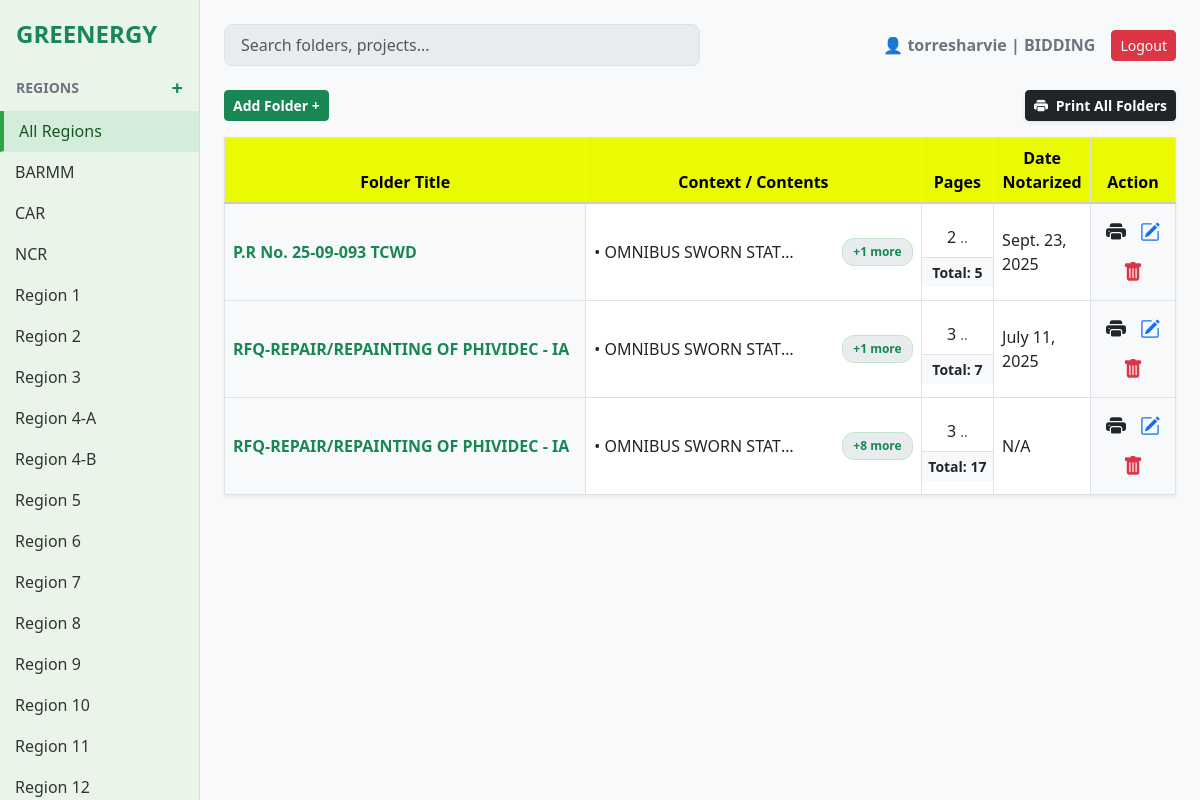
/ (signed in), run on the app's committed database.
### core/models.py (models this page shows, shortened)
class Region(models.Model):
    name = models.CharField(max_length=100, unique=True) # e.g., "Region I"

class User(AbstractUser):
    department = models.CharField(max_length=100, blank=True, null=True)

class Envelope(models.Model):
    region = models.ForeignKey(Region, on_delete=models.CASCADE)
    title = models.CharField(max_length=200) # e.g., "Greenergy 2026"
    created_at = models.DateTimeField(auto_now_add=True)
    project_entity = models.CharField(max_length=200, blank=True, null=True)
    procuring_entity = models.CharField(max_length=200, blank=True, null=True)
    sales_name = models.CharField(max_length=200, blank=True, null=True)
    created_at = models.DateTimeField(auto_now_add=True)

class Document(models.Model):
    envelope = models.ForeignKey(Envelope, on_delete=models.CASCADE, related_name='documents')
    title = models.CharField(max_length=200)  # The specific file name
    content_context = models.TextField()      # "Context" from your screenshot
    num_pages = models.IntegerField(default=1)
    date_notarized = models.DateField(null=True, blank=True)
    file_upload = models.FileField(upload_to='docs/', blank=True, null=True)

### core/views.py (the view, shortened to what this page needs)
# urls.py: path('', views.dashboard, name='dashboard'),
@login_required
def dashboard(request):
    regions_queryset = Region.objects.all()
    regions = sorted(
        regions_queryset,
        key=lambda r: [int(t) if t.isdigit() else t.lower() for t in re.split('(\d+)', r.name)]
    )
    selected_region_id = request.GET.get('region')
    envelopes = Envelope.objects.all().prefetch_related('documents')
    if selected_region_id:
        envelopes = envelopes.filter(region_id=selected_region_id)
    query = request.GET.get('q')
    for env in envelopes:
        env.total_pages = sum(doc.num_pages for doc in env.documents.all())
    context = {
        'regions': regions,
        'envelopes': envelopes,
        'selected_region_id': int(selected_region_id) if selected_region_id else None,
        'user': request.user
    }
    return render(request, 'core/dashboard.html', context)

### core/templates/core/dashboard.html (shortened to what this page needs)
<!DOCTYPE html>
<html lang="en">
<head>
    <link href="https://cdn.jsdelivr.net/npm/bootstrap@5.3.0/dist/css/bootstrap.min.css" rel="stylesheet">
    <link rel="stylesheet" href="https://cdn.jsdelivr.net/npm/bootstrap-icons@1.10.5/font/bootstrap-icons.css">
</head>
<body>
<div class="container-fluid p-0">
    <div class="row g-0">
        <div class="col-md-2 sidebar d-flex flex-column">
            <a href="{% url 'dashboard' %}" class="text-decoration-none">
                <h4 class="text-success fw-bold px-3 mb-4">GREENERGY</h4>
            </a>
            <div class="d-flex justify-content-between align-items-center px-3 mb-2 text-secondary">
                <span class="small fw-bold">REGIONS</span>
                <a href="#" class="text-success text-decoration-none fw-bold fs-5" data-bs-toggle="modal" data-bs-target="#addRegionModal" title="Add Region">+</a>
            </div>
            <div class="list-group list-group-flush mb-auto">
                <div class="sidebar-item-container {% if not selected_region_id %}active{% endif %}">
                    <a href="{% url 'dashboard' %}" class="sidebar-link">All Regions</a>
                </div>
                {% for region in regions %}
                <div class="sidebar-item-container {% if selected_region_id == region.id %}active{% endif %}">
                    <a href="?region={{ region.id }}" class="sidebar-link" title="{{ region.name }}">{{ region.name }}</a>
                </div>
                {% endfor %}
            </div>
        </div>
        <div class="col-md-10 main-content-wrapper">
            <div class="d-flex justify-content-between align-items-center mb-4">
                <div class="search-container">
                    <input id="searchInput" class="form-control form-control-lg pe-5" type="text" placeholder="Search folders, projects..."
                           style="background-color: #e9ecef; font-size: 1rem;" autocomplete="off">
                </div>
                <div class="d-flex align-items-center gap-3">
                    <span class="fw-bold text-secondary">👤 {{ user.username }} | {{ user.department }}</span>
                    <form action="{% url 'logout' %}" method="post">{% csrf_token %}<button type="submit" class="btn btn-danger btn-sm">Logout</button></form>
                </div>
            </div>
            <div class="d-flex justify-content-between align-items-center mb-3">
                <button class="btn btn-success btn-sm fw-bold" data-bs-toggle="modal" data-bs-target="#addEnvelopeModal">Add Folder +</button>
                <button class="btn btn-dark btn-sm fw-bold shadow-sm" data-bs-toggle="modal" data-bs-target="#printAllModal">
                    <i class="bi bi-printer-fill me-1"></i> Print All Folders
                </button>
            </div>
            <div id="tableContainer" class="table-responsive shadow-sm" style="overflow: visible;">
                <table class="table table-bordered custom-table mb-0">
                    <thead>
                        <tr>
                            <th class="text-center" style="width: 150px;">Folder Title</th>
                            <th class="text-center" style="width: 150px;">Context / Contents</th>
                            <th class="text-center" style="width: 100px;">Pages</th>
                            <th class="text-center" style="width: 100px;">Date Notarized</th>
                            <th class="text-center" style="width: 140px;">Action</th>
                        </tr>
                    </thead>
                    <tbody>
                        {% for env in envelopes %}
                        <tr>
                            <td class="align-middle bg-light">
                                <div class="d-flex justify-content-between align-items-center w-100 position-relative">
                                    <div class="fw-bold text-success text-truncate me-2">{{ env.title }}</div>
                                </div>
                            </td>
                            <td class="p-2 align-middle">
                                <div class="d-flex justify-content-between align-items-center w-100 position-relative">
                                    <span class="text-dark text-truncate me-2" style="max-width: 65%;">
                                        {% if env.documents.first %}• {{ env.documents.first.content_context }}{% endif %}
                                    </span>
                                    {% if env.documents.count > 1 %}
                                        <div class="position-relative">
                                            <div class="more-badge" onclick="togglePopup('content-popup-{{ env.id }}')">+{{ env.documents.count|add:"-1" }} more</div>
                                        </div>
                                    {% endif %}
                                </div>
                            </td>
                            <td class="p-0 text-center align-middle">
                                <div class="py-2">
                                    {% if env.documents.first %}
                                        {{ env.documents.first.num_pages }}
                                        {% if env.documents.count > 1 %}<span class="text-muted small">..</span>{% endif %}
                                    {% endif %}
                                </div>
                                <div class="fw-bold bg-light small border-top py-1 w-100">Total: {{ env.total_pages }}</div>
                            </td>
                            <td class="align-middle">
                                {% with env.documents.last as last_doc %}{{ last_doc.date_notarized|default:"N/A" }}{% endwith %}
                            </td>
                            <td class="align-middle text-center bg-light">
                                <button class="btn-icon text-dark" data-bs-toggle="modal" data-bs-target="#previewModal{{ env.id }}"><i class="bi bi-printer-fill fs-5"></i></button>
                                <button class="btn-icon text-primary" data-bs-toggle="modal" data-bs-target="#editModal{{ env.id }}"><i class="bi bi-pencil-square fs-5"></i></button>
                                <button class="btn-icon text-danger" data-bs-toggle="modal" data-bs-target="#deleteModal{{ env.id }}"><i class="bi bi-trash-fill fs-5"></i></button>
                            </td>
                        </tr>
                        {% empty %}
                        <tr><td colspan="5" class="text-center py-5 text-muted">No folders found.</td></tr>
                        {% endfor %}
                    </tbody>
                </table>
            </div>
        </div>
    </div>
</div>
</body>
</html>

### core/templates/core/dashboard.html (style rules this page uses)
body { background-color: #f8f9fa; overflow-x: hidden; }
.sidebar { height: 100vh; background-color: #e9f5e9; border-right: 1px solid #c3e6cb; padding-top: 20px; overflow-y: auto; position: fixed; width: 16.666667%; top: 0; left: 0; z-index: 1000; }
.main-content-wrapper { margin-left: 16.666667%; min-height: 100vh; padding: 24px; }
.sidebar-item-container { padding: 8px 15px; color: #333; text-decoration: none; display: flex; justify-content: space-between; align-items: center; border-bottom: 1px solid transparent; }
.sidebar-item-container:hover, .sidebar-item-container.active { background-color: #d4edda; border-left: 4px solid #28a745; color: #155724; }
.sidebar-link { text-decoration: none; color: inherit; font-weight: 500; flex-grow: 1; white-space: nowrap; overflow: hidden; text-overflow: ellipsis; }
.custom-table thead th { background-color: #eafa00 !important; color: #000; border-bottom: 2px solid #ccc; }
.custom-table tbody tr { background-color: #fff; border-bottom: 1px solid #dee2e6; }
.more-badge { background-color: #e9ecef; color: #198754; font-size: 0.75rem; padding: 4px 10px; border-radius: 12px; cursor: pointer; font-weight: bold; white-space: nowrap; user-select: none; border: 1px solid #c3e6cb; }
.btn-icon { border: none; background: transparent; padding: 5px; transition: transform 0.2s; }
.search-container { position: relative; width: 50%; }

### data on the page
Region: name "BARMM"
Region: name "CAR"
Region: name "NCR"
Region: name "Region 1"
Region: name "Region 2"
Region: name "Region 3"
Region: name "Region 4-A"
Region: name "Region 4-B"
Region: name "Region 5"
Region: name "Region 6"
Region: name "Region 7"
Region: name "Region 8"
Region: name "Region 9"
Region: name "Region 10"
Region: name "Region 11"
Region: name "Region 12"
User: username "torresharvie", department "BIDDING"
Envelope: title "P.R No. 25-09-093 TCWD", documents.first.content_context "OMNIBUS SWORN STAT…", documents.count|add "1", documents.first.num_pages "2", total_pages "5", documents.last.date_notarized "Sept. 23, 2025"
Envelope: title "RFQ-REPAIR/REPAINTING OF PHIVIDEC - IA", documents.first.content_context "OMNIBUS SWORN STAT…", documents.count|add "1", documents.first.num_pages "3", total_pages "7", documents.last.date_notarized "July 11, 2025"
Envelope: title "RFQ-REPAIR/REPAINTING OF PHIVIDEC - IA", documents.first.content_context "OMNIBUS SWORN STAT…", documents.count|add "8", documents.first.num_pages "3", total_pages "17", documents.last.date_notarized "N/A"
